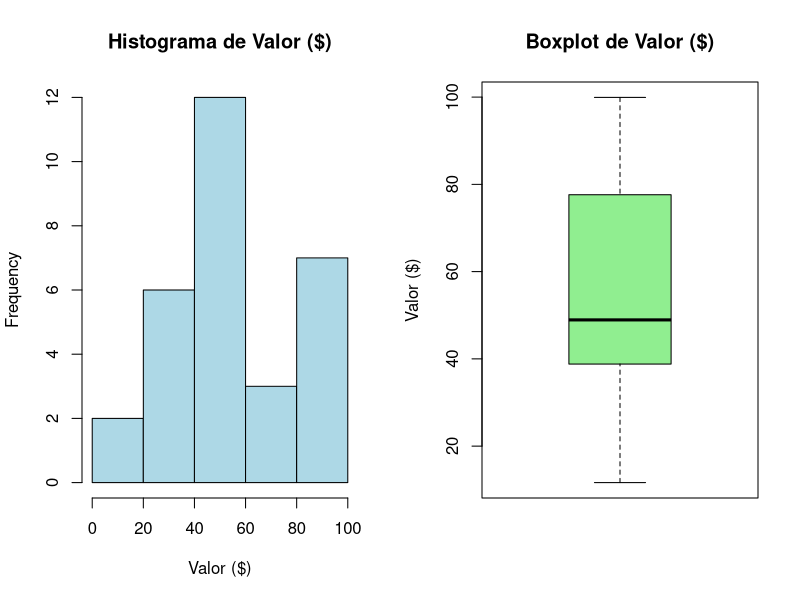
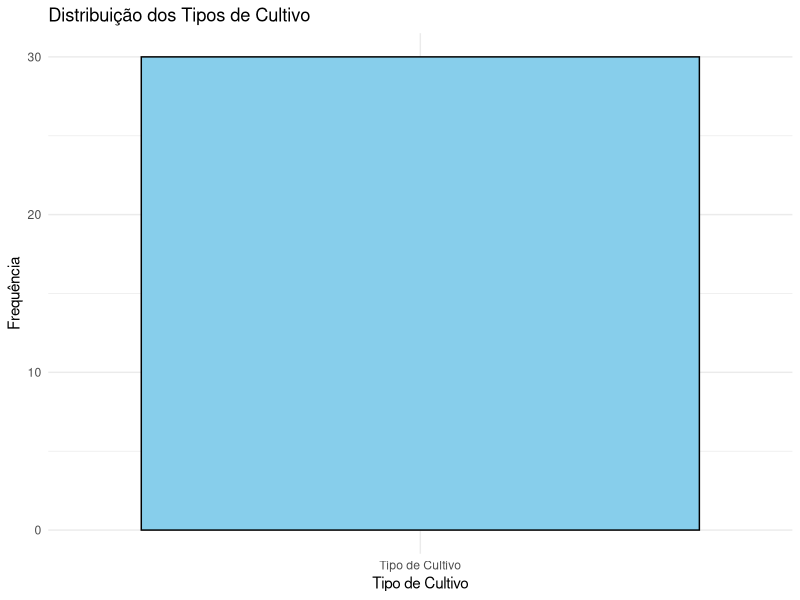

The R script that drew these images, in order:
#JonatasGomesAlves_RM559693

# 3. analise exploratoria na variavel Valor
install.packages("readxl")
library(readxl)
setwd(dirname(rstudioapi::getActiveDocumentContext()$path))
data <- read_excel("Dados_Agronegocio.xlsx")
valor <- data$'Valor ($)'

# 3.1. Medidas de Tendência Central
media <- mean(valor)
mediana <- median(valor)
moda <- as.numeric(names(sort(-table(valor)))[1])  # Moda

# 3.2. Medidas de Dispersão
variancia <- var(valor)
desvio_padrao <- sd(valor)
amplitude <- max(valor) - min(valor)

# 3.3. Medidas Separatrizes
quartis <- quantile(valor)
percentis <- quantile(valor, probs = c(0.1, 0.25, 0.5, 0.75, 0.9))

# 3.4. Análise Gráfica
par(mfrow = c(1, 2))  # Configura layout com 2 gráficos

# Histograma
hist(valor, main = "Histograma de Valor ($)", xlab = "Valor ($)", col = "lightblue", border = "black")

# Boxplot
boxplot(valor, main = "Boxplot de Valor ($)", ylab = "Valor ($)", col = "lightgreen")

# Mostrar os resultados
list(
  Media = media,
  Mediana = mediana,
  Moda = moda,
  Variancia = variancia,
  Desvio_Padrao = desvio_padrao,
  Amplitude = amplitude,
  Quartis = quartis,
  Percentis = percentis
)

# 4. análise gráfica na variavel Tipo de Cultivo
install.packages("ggplot2")
library(ggplot2)
table(data$'Tipo de Cultivo')
ggplot(data, aes(x = 'Tipo de Cultivo')) +
  geom_bar(fill = "skyblue", color = "black") +
  theme_minimal() +
  labs(title = "Distribuição dos Tipos de Cultivo", x = "Tipo de Cultivo", y = "Frequência")
